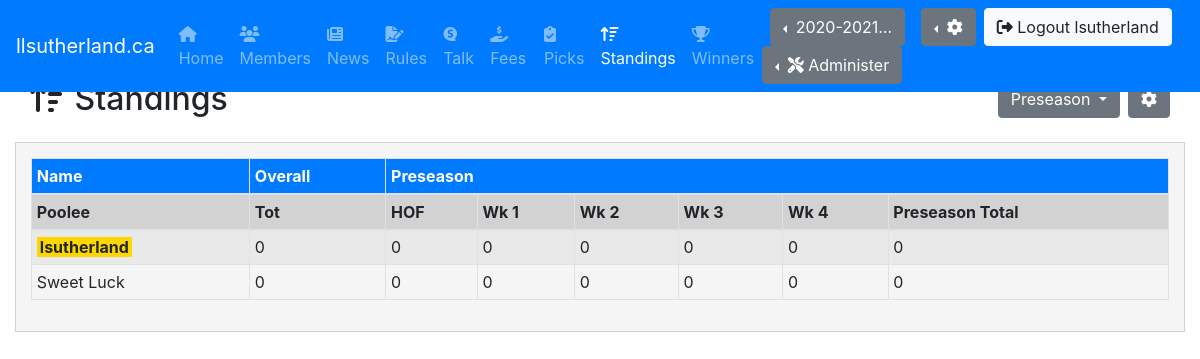
The app's page /standings/ (signed in) with its own data.
### pool/models.py (models this page shows, shortened)
class Season(models.Model):
    name = models.CharField(max_length=50, blank=False, null=False)
    effective_date = models.DateField(blank=False, null=False)
    effective_end_date = models.DateField(blank=False, null=False)
    is_active = models.BooleanField(default=True)

class CustomUser(AbstractUser):
    US_EST = 'US/Eastern'
    TZS = [
        ('US/Alaska', 'US/Alaska'),
        ('US/Arizona','US/Arizona'),
        ('US/Central','US/Central'),
        (US_EST,'US/Eastern'),
        ('US/Hawaii','US/Hawaii'),
        ('US/Mountain','US/Mountain'),
        ('US/Pacific','US/Pacific'),
        ('Europe/Amsterdam','Europe/Amsterdam'),
        ('Europe/Athens','Europe/Athens'),
        ('Europe/Belgrade','Europe/Belgrade'),
        ('Europe/Berlin','Europe/Berlin'),
        ('Europe/Brussels','Europe/Brussels'),
        ('Europe/Bucharest','Europe/Bucharest'),
        ('Europe/Budapest','Europe/Budapest'),
        ('Europe/Copenhagen','Europe/Copenhagen'),
        ('Europe/Dublin','Europe/Dublin'),
        ('Europe/Gibraltar','Europe/Gibraltar'),
        ('Europe/Helsinki','Europe/Helsinki'),
        ('Europe/Istanbul','Europe/Istanbul'),
        ('Europe/Kiev','Europe/Kiev'),
        ('Europe/Lisbon','Europe/Lisbon'),
        ('Europe/London','Europe/London'),
        ('Europe/Luxembourg','Europe/Luxembourg'),
        ('Europe/Madrid','Europe/Madrid'),
        ('Europe/Malta','Europe/Malta'),
        ('Europe/Moscow','Europe/Moscow'),
        ('Europe/Oslo','Europe/Oslo'),
        ('Europe/Paris','Europe/Paris'),
        ('Europe/Prague','Europe/Prague'),
        ('Europe/Rome','Europe/Rome'),
        ('Europe/Sarajevo','Europe/Sarajevo'),
        ('Europe/Stockholm','Europe/Stockholm'),
        ('Europe/Vienna','Europe/Vienna'),
        ('Europe/Volgograd','Europe/Volgograd'),
        ('Europe/Warsaw','Europe/Warsaw'),
        ('Europe/Zurich','Europe/Zurich')
    ]
    username_validator = MyValidator()
    username = models.CharField(
        _('username'),
        max_length=150,
        unique=True,
        help_text=_('Required. 150 characters or fewer. Names and numbers only.'),
        validators=[username_validator],
            error_messages={
            'unique': _("A user with that username already exists."),
        },
    )
    mobile = models.CharField(max_length=20, blank=True, null=True)
    image = models.ImageField(upload_to='profile_image', blank=True, null=True)
    favorite_team = models.ForeignKey(Team, on_delete=models.CASCADE, blank=True, null=True)
    timezone = models.CharField(max_length=50, blank=False, null=False, default=US_EST, choices=TZS)

class WeekType(models.Model):
    name = models.CharField(max_length=50, blank=False, null=False)
    is_active = models.BooleanField(default=True)

### pool/views.py (the view)
# urls.py: path('standings/', views.standings_view, name='standings'),
def standings_view(request):
    template = 'standings/standings.html'
    if not 'selected_week_type_id' in request.session:
        selected_week_type_id = 1
        request.session['selected_week_type_id'] = 1
    else:
        selected_week_type_id = request.session['selected_week_type_id']
    args = get_standings_args(request, selected_week_type_id)
    return render(request, template, args)

### pool/views.py (called while the page is built)
def get_current(request):
    current_season = None
    current_week = None
    seasons = []
    prefs = None
    request.session['django_timezone'] = request.user.timezone
    try:
        current_season = get_current_season(request)
        current_week = get_current_week(request)
        seasons = get_seasons()
        prefs = get_preferences(request)
    except Exception as e:
        print(e)
    return {
        'preferences' : prefs,
        'current_season': current_season,
        'current_week' : current_week,
        'seasons' : seasons
    }

def get_preferences(request):
    return Preferences.objects.get(user_id = request.user.id)

def get_seasons():
    return Season.objects.order_by('-effective_date')

def get_current_season(request):
    active_season = Season.objects.get(is_active=True)
    current_season_id = request.session['current_season_id']
    if not active_season.id == current_season_id:
        request.session['current_season_id'] = active_season.id
        return Season.objects.get(id=active_season.id)
    else:
        return Season.objects.get(id=current_season_id)

def get_current_week(request):
    active_week = Week.objects.get(is_active=True)
    current_week_id = request.session['current_week_id']
    if not active_week.id == current_week_id:
        request.session['current_week_id'] = active_week.id
        request.session['current_week_type_id'] = active_week.week_type.id
        return Week.objects.get(id=active_week.id)
    else:
        return Week.objects.get(id=current_week_id)

def get_standings_args(request, week_type_id):
    if not 'selected_week_type_id' in request.session:
        request.session['selected_week_type_id'] = week_type_id
    if week_type_id == '4':
        selected_week_type = WeekType()
        selected_week_type.id = week_type_id
    else:
        selected_week_type = WeekType.objects.get(id = week_type_id)
    args = get_current(request)
    standings = Standings.objects.all().order_by('-overall_total')
    args.update({'selected_week_type' : selected_week_type})
    args.update({'items' : standings})
    args.update({'week_types' : WeekType.objects.all().order_by('id')})
    args.update({'page_layout_types': PageLayoutType.objects.all()})
    return args

### utils/season_helper.py (called while the page is built)
def get_now():
    return timezone.now()

### pool/templates/standings/standings.html (shortened to what this page needs)
{% extends 'base.html' %}
{% block body %}
{% block container_type %}
  <div class="container{% if preferences.site_width == 'wide' %}-fluid{% endif %}">
{% endblock %}
<div class="row">
  <div class="col">
    <h2 class="mb-4"><i class="fas fa-sort-amount-up"></i> Standings</h2>
  </div>
  <div class="col">
    {% include 'standings/week_selector.html' %}
  </div>
</div>
<div class="row mb-3">
    <div class="col themed-grid-col">
        {% if selected_week_type.id == 1 %}
            {% include 'standings/pre.html' %}
        {% elif selected_week_type.id == 2 %}
            {% include 'standings/reg.html' %}
        {% elif selected_week_type.id == 3 %}
            {% include 'standings/post.html' %}
        {% else %}
            {% include 'standings/all.html' %}
        {% endif %}
    </div>
</div>
{% endblock %}

### pool/templates/nav/no-fav-team.html (shortened to what this page needs)
<nav class="navbar navbar-expand-md navbar-dark fixed-top bg-primary">
        <a class="navbar-brand" href="#">llsutherland.ca</a>
        <div class="collapse navbar-collapse" id="navbarCollapse">
            <ul class="navbar-nav mr-auto">
                <li class="nav-item">
                    <a class="nav-link {% if request.resolver_match.url_name == "home" %}active{% endif %}" href="{% url 'home'  %}"><i class="fas fa-home"></i> Home</a>
                </li>
                <li class="nav-item">
                    <a class="nav-link {% if request.resolver_match.url_name == "members" %}active{% endif %}" href="{% url 'members'  %}"><i class="fas fa-users"></i> Members</a>
                </li>
                <li class="nav-item">
                    <a class="nav-link {% if request.resolver_match.url_name == "news" %}active{% endif %}" href="{% url 'news'  %}"><i class="fas fa-newspaper"></i> News</a>
                </li>
                <li class="nav-item">
                    <a class="nav-link {% if request.resolver_match.url_name == "rules" %}active{% endif %}" href="{% url 'rules'  %}"><i class="fas fa-file-signature"></i> Rules</a>
                </li>
                <li class="nav-item">
                    <a class="nav-link {% if request.resolver_match.url_name == "talk" %}active{% endif %}" href="{% url 'talk'  %}"><i class="fab fa-speakap"></i> Talk</a>
                </li>
                <li class="nav-item">
                    <a class="nav-link {% if request.resolver_match.url_name == "fees" %}active{% endif %}" href="{% url 'fees'  %}"><i class="fas fa-hand-holding-usd"></i> Fees</a>
                </li>
                <li class="nav-item">
                    <a class="nav-link {% if request.resolver_match.url_name == "picks" %}active{% endif %}" href="{% url 'picks' %}"><i class="fas fa-clipboard-check"></i> Picks</a>
                </li>
                <li class="nav-item">
                    <a class="nav-link {% if request.resolver_match.url_name == "standings" %}active{% endif %}" href="{% url 'standings'%}""><i class="fas fa-sort-amount-up"></i> Standings</a>
                </li>
                <li class="nav-item">
                    <a class="nav-link {% if request.resolver_match.url_name == "winners" %}active{% endif %}" href="{% url 'winners'  %}"><i class="fas fa-trophy"></i> Winners</a>
                </li>
            </ul>
            <form class="form-inline mt-2 mt-md-0">
                <div class="dropdown dropleft pl-2 pr-2">
                {% if current_season %}
                    <a class="btn btn-secondary dropdown-toggle" href="#" role="button" id="dropdownSeason" data-toggle="dropdown" aria-haspopup="true" aria-expanded="false">
                        {{current_season.name | truncatechars:10}}
                    </a>
                {% endif %}
                </div>
                <div class="dropdown dropleft pl-2 pr-2">
                    <a class="btn btn-secondary dropdown-toggle" href="#" role="button" id="dropdownProfile" data-toggle="dropdown" aria-haspopup="true" aria-expanded="false">
                        <i class="fas fa-cog"></i>
                    </a>
                </div>
                <a class="btn btn-light mr-2 my-2 my-sm-0" href="{% url 'logout' %}"><i class="fas fa-sign-out-alt"></i> Logout {{user.username}}</a>
                {% if user.is_staff %}
                    <div class="dropdown dropleft">
                        <button class="btn btn-secondary dropdown-toggle" type="button" id="dropdownMenuButton" data-toggle="dropdown" aria-haspopup="true" aria-expanded="false">
                            <i class="fas fa-tools"></i> Administer
                        </button>
                    </div>
                {% endif %}
            </form>
        </div>
    </nav>

### pool/templates/standings/week_selector.html (shortened to what this page needs)
<div class="btn-toolbar justify-content-end mb-3" role="toolbar" aria-label="Toolbar with button groups">
  <div class="btn-group mr-2" role="group" aria-label="First group">
    <button id="btnGroupDrop1" type="button" class="btn btn-secondary dropdown-toggle" data-toggle="dropdown" aria-haspopup="true" aria-expanded="false">
      {% if selected_week_type.id == '4' %}
        All
      {% else %}
        {{selected_week_type.name}}
      {% endif %}
    </button>
  </div>
  <div class="btn-group" role="group" aria-label="Third group">
    <button type="button" class="btn btn-secondary" onclick="showElement()"><i class="fas fa-cog"></i></button>
  </div>
</div>

### pool/templates/standings/pre.html
<table class="table table-sm table-striped table-bordered table-hover">
    <thead>
    {% if user.favorite_team %}
        <tr style="background-color:{{user.favorite_team.color_01}};color:{{user.favorite_team.color_03}};border-color:{{user.favorite_team.color_03}}">
    {% else %}
        <tr class="bg-primary text-white">
    {% endif %}
        <th>Name</th>
        <th>Overall</th>
        <th colspan="6">Preseason</th>
    </tr>
    <tr class="table-active">
        <th>Poolee</th>
        <th>Tot</th>
        <th>HOF</th>
        <th>Wk 1</th>
        <th>Wk 2</th>
        <th>Wk 3</th>
        <th>Wk 4</th>
        <th>Preseason Total</th>
    </tr>
    </thead>
    <tbody>
        {% for item in items %}
        <tr>
            <td><span {% if request.user.username == item.user.username %} class="highlight-user"{% endif %}>{{item.user.username}}</span></td>
            <td>{{item.overall_total}}</td>
            <td>{{item.pre_hof}}</td>
            <td>{{item.pre_week_1}}</td>
            <td>{{item.pre_week_2}}</td>
            <td>{{item.pre_week_3}}</td>
            <td>{{item.pre_week_4}}</td>
            <td>{{item.pre_total}}</td>
        </tr>
        {% endfor %}
    </tbody>
</table>

### pool/static/nfl/grid.css (style rules this page uses)
.themed-grid-col { padding-top: 15px; padding-bottom: 15px; background-color: whitesmoke; border: 1px solid rgba(86, 61, 124, .2); }

### pool/static/nfl/style.css (style rules this page uses)
.highlight-user { background-color: gold; font-weight: bold; padding-left: 3px; padding-right: 3px; }

### records on screen
Season: name "2020-2021…"
CustomUser: username "lsutherland"
WeekType: name "Preseason"
CustomUser: user.username "lsutherland", overall_total "0", pre_hof "0", pre_week_1 "0", pre_week_2 "0", pre_week_3 "0", pre_week_4 "0", pre_total "0", user.username "Sweet Luck"
